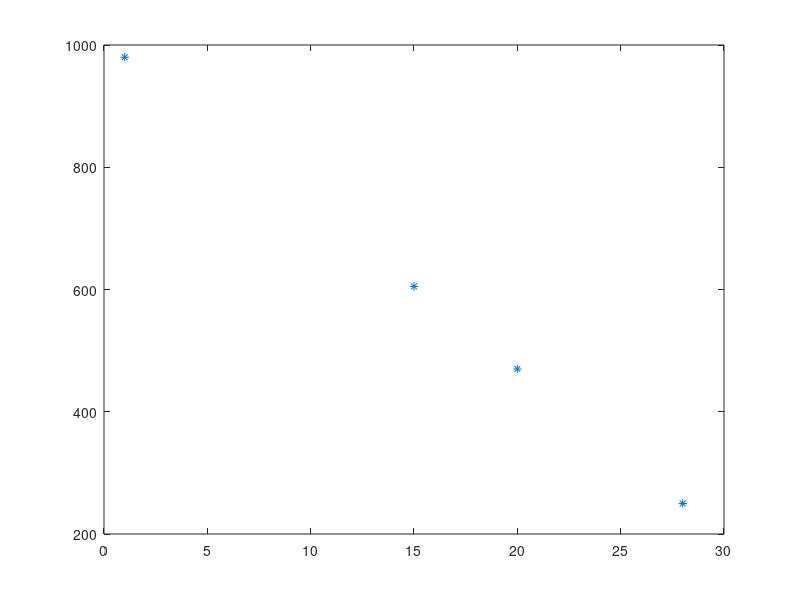

MATLAB code to generate this figure:
t=[1 15 20 28]';
f=[980 605 470 250]';

A=[ones(length(t),1), t];
x=(A'*A)\(A'*f)

%F(t) = 1008,4 - 27t
%t=?? F(t) =0

%F(t) =x1+x2*t =0=>t=-x1/x2

%t=0=>??F(o)

F= @(t) x(1)+x(2)*t;

t_elfogy= -x(1)/x(2)

F(1)

figure(1)
plot(t,f,'*')